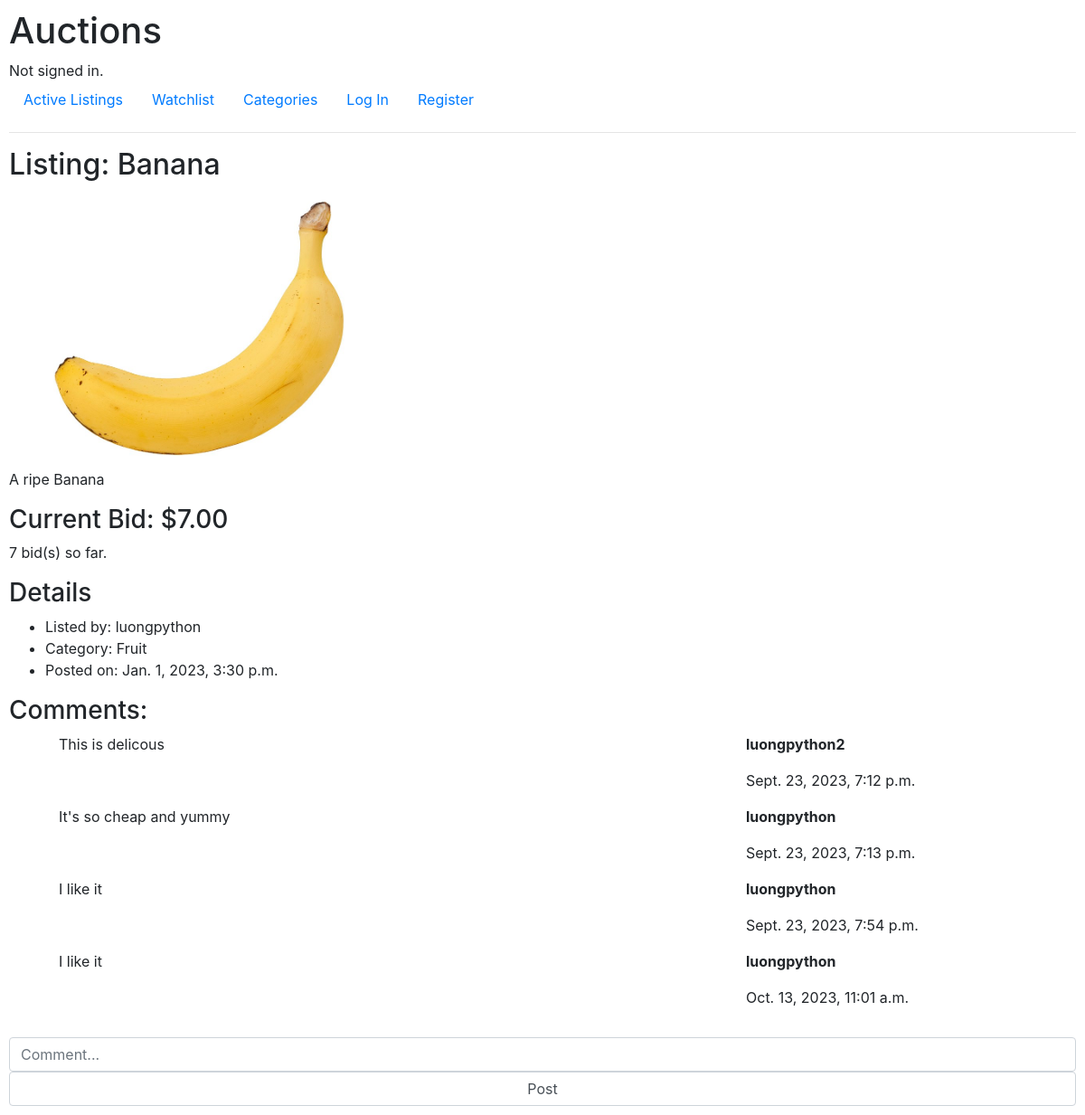
The app's page /listings/2 with its own data.
### auctions/models.py (models this page shows, shortened)
class AuctionListing(models.Model):
    title = models.CharField(max_length=100)
    description = models.TextField()
    starting_bid = models.DecimalField(max_digits=20, decimal_places=2)
    current_bid = models.DecimalField(max_digits=20, decimal_places=2, blank=True, null=True)
    start_time = models.DateTimeField()
    end_time = models.DateTimeField(blank=True, null=True)
    seller = models.ForeignKey(User, on_delete=models.CASCADE, related_name="seller")
    category = models.CharField(max_length=64, default=None)
    image = models.ImageField(upload_to='auctions/images')
    active = models.BooleanField(default=True)
    liked = models.ManyToManyField(settings.AUTH_USER_MODEL, related_name="liked", blank=True)

class User(AbstractUser):
    pass

class Comment(models.Model):
    auction_listing = models.ForeignKey(AuctionListing, on_delete=models.CASCADE, related_name="comment_auction_listing")
    commenter = models.ForeignKey(User, on_delete=models.CASCADE, related_name="commenter")
    text = models.TextField()
    comment_time = models.DateTimeField()

### auctions/views.py (the view, shortened to what this page needs)
# urls.py: path("listings/<int:listing_id>", views.display_listing, name="display_listing"),
def display_listing(request, listing_id):
    listing = AuctionListing.objects.get(pk=listing_id)
    bid_count = Bid.objects.filter(auction_listing=listing).count()
    highest_bid = Bid.objects.filter(auction_listing=listing).order_by('bid_amount').first()
    winner = highest_bid.bidder if highest_bid else None
    comments = Comment.objects.filter(auction_listing=listing)
    return render(request, "auctions/listing.html", {
        "listing": listing,
        "bid_count": bid_count,
        "comments": comments
    })

### auctions/templates/auctions/listing.html (shortened to what this page needs)
{% extends "auctions/layout.html" %}
{% block body %}
    <h2 class="test">Listing: {{listing.title}} </h2>
    <div class="container">
        <div class="row">
            <div class="col-md-4">
                <img src="{{ listing.image.url }}" alt="Auction listing image" class="img-fluid">
            </div>
        </div>
    </div>
    <p>{{ listing.description }}</p>
    <h3>Current Bid: ${{ listing.current_bid|floatformat:2 }}</h3>
    <p>
        {% if bid_count == None %}
            0 bids so far.
        {% else %}
            {{ bid_count }} bid(s) so far.
        {% endif %}
    </p>
    <h3>Details</h3>
    <ul>
        <li>Listed by: {{listing.seller}}</li>
        <li>Category: {{listing.category}}</li>
        <li>Posted on: {{listing.start_time}}</li>
    </ul>
    <h3>Comments:</h3>
    <ul>
        {% for comment in comments %}
            <div class="container">
                <div class="row">
                    <div class="col-md-8">
                        <p>{{comment.text}}</p>
                    </div>
                    <div class="col-md-4">
                        <p><b>{{comment.commenter}}</b></p>
                        <p>{{comment.comment_time}}</p>
                    </div>
                </div>
            </div>
        {% empty %}
            <p>No comments</p>
        {% endfor %}
    </ul>
    <form method="POST" action="{% url 'display_listing' listing.id %}">
        <input class="form-control" type="text" name="comment" placeholder="Comment...">
        <input type="submit" value="Post" class="form-control">
    </form>
{% endblock %}

### auctions/static/auctions/styles.css (style rules this page uses)
body { padding: 10px; }

### records on screen
AuctionListing: title "Banana", image (picture), description "A ripe Banana", current_bid "7.00", seller "luongpython", category "Fruit", start_time "Jan. 1, 2023, 3:30 p.m."
Comment: text "This is delicous", commenter "luongpython2", comment_time "Sept. 23, 2023, 7:12 p.m."
Comment: text "It's so cheap and yummy", commenter "luongpython", comment_time "Sept. 23, 2023, 7:13 p.m."
Comment: text "I like it", commenter "luongpython", comment_time "Sept. 23, 2023, 7:54 p.m."
Comment: text "I like it", commenter "luongpython", comment_time "Oct. 13, 2023, 11:01 a.m."

### other values on screen
{{ bid_count }} "7"
